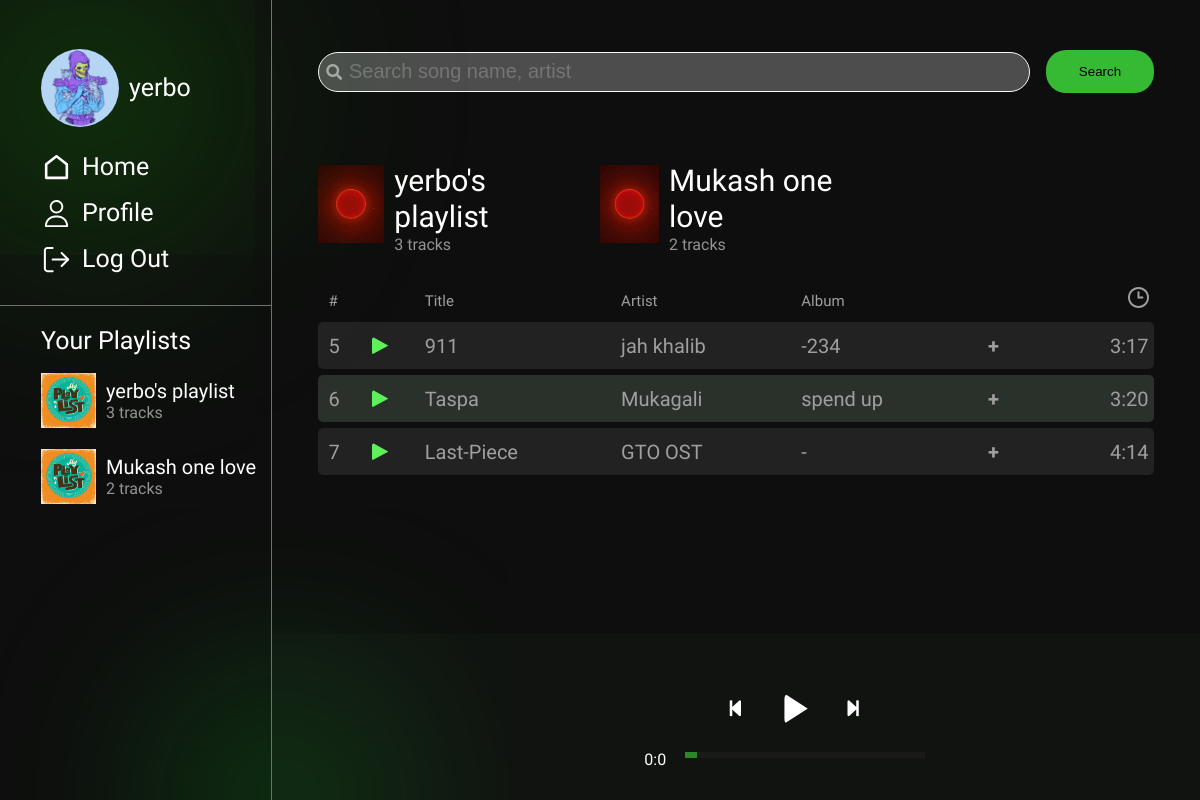
The app's page / (signed in), older data.
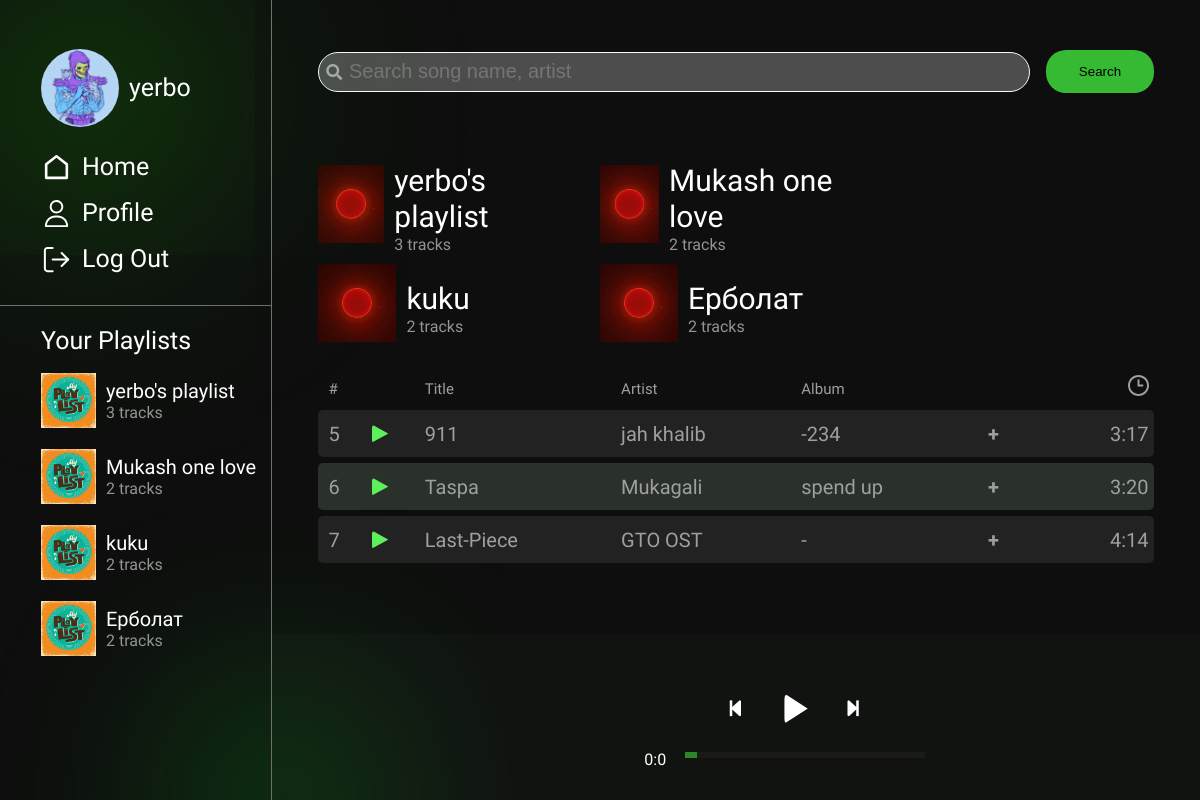
The same page, newer data.
### tyndama/models.py (models this page shows, shortened)
class Playlist(models.Model):
    name = models.CharField(max_length=255)
    user = models.ForeignKey(User, on_delete=models.CASCADE, related_name='playlists')
    songs = models.ManyToManyField(Music)
    def get_num_of_tracks(self):
        arr = []
        for i in self.songs.iterator():
            arr.append(i)
        return len(arr)

class Music(models.Model):
    song_id = models.AutoField(primary_key=True)
    name = models.CharField(max_length=255)
    singer = models.CharField(max_length=255)
    tags = models.CharField(max_length=255)
    image = models.ImageField(upload_to='images_1')
    song = models.FileField(upload_to='images_1')
    album = models.CharField(max_length=255, default="-")
    time = models.CharField(max_length=50)

### tyndama/views.py (the view)
# urls.py: 2. Add a URL to urlpatterns:  path('', views.home, name='home')
@login_required(login_url=login)
def home(request):
    user = request.user
    print(user)
    music = Music.objects.all()
    playlist = Playlist.objects.filter(user=request.user)
    return render(request, 'tyndama/home.html', {'music': music, 'playlist': playlist})

### templates/tyndama/home.html (shortened to what this page needs)
<!doctype html>
{% load static %}
<html lang="en">
<head>
    <link rel="stylesheet" href="{% static 'tyndama/css/styles.css' %}">
    <link rel="stylesheet" href="https://cdnjs.cloudflare.com/ajax/libs/font-awesome/5.15.2/css/all.min.css"
/>
</head>
<body>
<div class="nav">
    <div class="info">
        <div class="profile-info">
            <div class="avatar" style="background-image: url('{% static 'tyndama/img/g9DlTPEgG_s.jpg' %}');"></div>
            <h4 class="name">{{ user.username }}</h4>
        </div>
        <div class="buttons">
            <a href="{% url 'home' %}">
                <img src="{% static 'tyndama/img/home.svg' %}" alt="">
                <span>Home</span>
            </a>
            <a href="">
                <img src="{% static 'tyndama/img/profile.svg' %}" alt="">
                <span>Profile</span>
            </a>
            <a href="{% url 'logout' %}">
                <img src="{% static 'tyndama/img/logout.svg' %}" alt="">
                <span>Log Out</span>
            </a>
        </div>
    </div>
    <div class="playlists">
        <h4>Your Playlists</h4>
        {% for i in playlist %}
            <a class="playlist" href="{% url 'playlist' playlist_id=i.id %}">
                <div class="img-wrapper"
                     style="background-image: url('{% static 'tyndama/img/playlist_wallpaper.png' %}')"></div>
                <div class="playlist-info">
                    <p class="title">{{ i.name }}</p>
                    <p class="num-of-tracks">{{ i.get_num_of_tracks }} tracks</p>
                </div>
            </a>
        {% endfor %}
    </div>
</div>
<div class="content">
    <div class="top-block">
        <div class="search">
            <form>
                <input type="search" class="search-input" placeholder="Search song name, artist"
                       aria-label="search vault">
                <i class="fas fa-search search-icon" aria-hidden="true"></i>
                <button type="submit" class="search-button">Search</button>
            </form>
        </div>
        <div class="all-playlists">
            {% for item in playlist %}
                <a href="{% url 'playlist' playlist_id=item.id %}" class="all-playlists-item mr">
                    <div class="img-wrapper big"
                         style="background-image: url('{% static 'tyndama/img/PKQqPbaUp6s.jpg' %}')"></div>
                    <div class="playlist-info mr">
                        <p class="big-title">{{ item.name }}</p>
                        <p class="big-num-of-tracks">{{ item.get_num_of_tracks }} tracks</p>
                    </div>
                </a>
            {% endfor %}
        </div>
    </div>
    <div class="mid-block">
        <div class="wrapper-table">
            <table id="playlist" class="no-select">
                <thead>
                <th>#</th>
                <th></th>
                <th>Title</th>
                <th>Artist</th>
                <th>Album</th>
                <th></th>
                <th>
                    <img src="{% static 'tyndama/img/clock.svg' %}" alt="time">
                </th>
                </thead>
                <tbody>
                {% for i in music %}
                    <tr>
                        <td>{{ i.song_id }}</td>
                        <td>
                            <div onload="save('{{ i.song }}', {{ i.song_id }}, '{{ i.name }}', '{{ i.singer }}', '{{ i.image }}')"
                                 onclick="startPlay('{{ i.song }}', {{ i.song_id }}, '{{ i.name }}', '{{ i.singer }}', '{{ i.image }}' )"
                                 class="inline-toggle-play pause" id="{{ i.song_id }}">
                                <span></span>
                            </div>
                        </td>
                        <td>{{ i.name }}</td>
                        <td>{{ i.singer }}</td>
                        <td>{{ i.album }}</td>
                        <td>
                            <div id="expand-button" class="expand-button" onclick="pop_up('expand{{ i.song_id }}')">+</div>
                        </td>
                        <td>{{ i.time }}</td>
                    </tr>
                {% endfor %}
                </tbody>
            </table>
        </div>
    </div>
    <div class="bottom-block">
        <div class="player">
            <div class="album-image"></div>
            <div class="control-panel">
                <div class="control">
                    <div class="btn btn-prev">
                        <i class="fas fa-step-backward"></i>
                    </div>
                    <div class="btn btn-toggle-play pause">
                        <span></span>
                    </div>
                    <div class="btn btn-next">
                        <i class="fas fa-step-forward"></i>
                    </div>
                </div>
                <div class="seek-bar">
                    <div class="times">
                        <div class="curr-time"></div>
                        <input id="progress" class="progress" type="range" value="0" step="1" min="0" max="100">
                    </div>
                </div>
            </div>
        </div>
    </div>
</div>
</body>
</html>

Row changes from the older to the newer data that the page shows:
added Playlist: name "kuku", get_num_of_tracks "2"
added Playlist: name "Ерболат", get_num_of_tracks "2"
